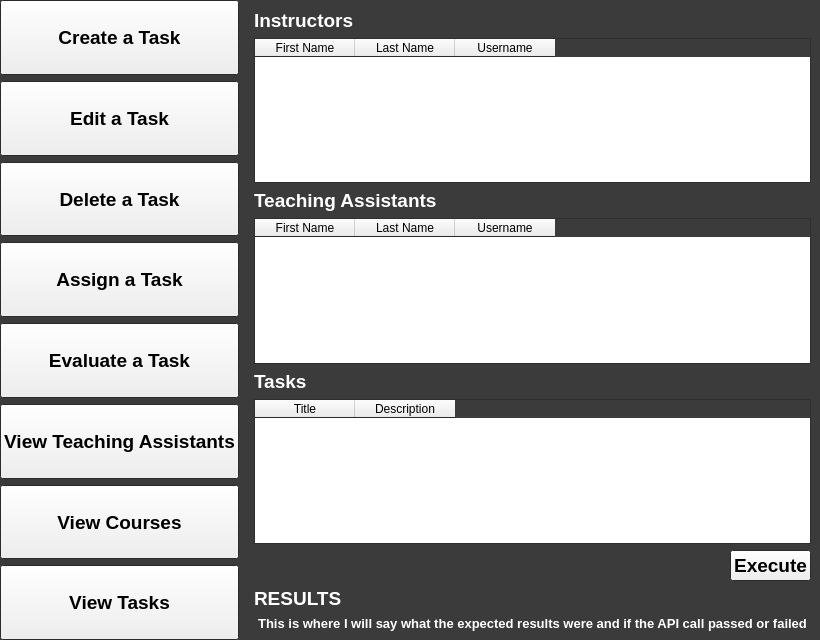
<?xml version="1.0" encoding="UTF-8"?>
<ui version="4.0">
 <class>ApiWindow</class>
 <widget class="QMainWindow" name="ApiWindow">
  <property name="geometry">
   <rect>
    <x>0</x>
    <y>0</y>
    <width>820</width>
    <height>640</height>
   </rect>
  </property>
  <property name="palette">
   <palette>
    <active>
     <colorrole role="WindowText">
      <brush brushstyle="SolidPattern">
       <color alpha="255">
        <red>239</red>
        <green>239</green>
        <blue>239</blue>
       </color>
      </brush>
     </colorrole>
     <colorrole role="Text">
      <brush brushstyle="SolidPattern">
       <color alpha="255">
        <red>225</red>
        <green>225</green>
        <blue>225</blue>
       </color>
      </brush>
     </colorrole>
     <colorrole role="Base">
      <brush brushstyle="SolidPattern">
       <color alpha="255">
        <red>255</red>
        <green>255</green>
        <blue>255</blue>
       </color>
      </brush>
     </colorrole>
     <colorrole role="Window">
      <brush brushstyle="SolidPattern">
       <color alpha="255">
        <red>59</red>
        <green>59</green>
        <blue>59</blue>
       </color>
      </brush>
     </colorrole>
    </active>
    <inactive>
     <colorrole role="WindowText">
      <brush brushstyle="SolidPattern">
       <color alpha="255">
        <red>239</red>
        <green>239</green>
        <blue>239</blue>
       </color>
      </brush>
     </colorrole>
     <colorrole role="Text">
      <brush brushstyle="SolidPattern">
       <color alpha="255">
        <red>225</red>
        <green>225</green>
        <blue>225</blue>
       </color>
      </brush>
     </colorrole>
     <colorrole role="Base">
      <brush brushstyle="SolidPattern">
       <color alpha="255">
        <red>255</red>
        <green>255</green>
        <blue>255</blue>
       </color>
      </brush>
     </colorrole>
     <colorrole role="Window">
      <brush brushstyle="SolidPattern">
       <color alpha="255">
        <red>59</red>
        <green>59</green>
        <blue>59</blue>
       </color>
      </brush>
     </colorrole>
    </inactive>
    <disabled>
     <colorrole role="WindowText">
      <brush brushstyle="SolidPattern">
       <color alpha="255">
        <red>69</red>
        <green>69</green>
        <blue>69</blue>
       </color>
      </brush>
     </colorrole>
     <colorrole role="Text">
      <brush brushstyle="SolidPattern">
       <color alpha="255">
        <red>69</red>
        <green>69</green>
        <blue>69</blue>
       </color>
      </brush>
     </colorrole>
     <colorrole role="Base">
      <brush brushstyle="SolidPattern">
       <color alpha="255">
        <red>59</red>
        <green>59</green>
        <blue>59</blue>
       </color>
      </brush>
     </colorrole>
     <colorrole role="Window">
      <brush brushstyle="SolidPattern">
       <color alpha="255">
        <red>59</red>
        <green>59</green>
        <blue>59</blue>
       </color>
      </brush>
     </colorrole>
    </disabled>
   </palette>
  </property>
  <property name="font">
   <font>
    <family>Helvetica Neue</family>
    <pointsize>14</pointsize>
    <weight>75</weight>
    <bold>true</bold>
   </font>
  </property>
  <property name="windowTitle">
   <string>Prototype I</string>
  </property>
  <widget class="QWidget" name="centralwidget">
   <property name="palette">
    <palette>
     <active>
      <colorrole role="WindowText">
       <brush brushstyle="SolidPattern">
        <color alpha="255">
         <red>255</red>
         <green>255</green>
         <blue>255</blue>
        </color>
       </brush>
      </colorrole>
      <colorrole role="Text">
       <brush brushstyle="SolidPattern">
        <color alpha="255">
         <red>52</red>
         <green>52</green>
         <blue>52</blue>
        </color>
       </brush>
      </colorrole>
     </active>
     <inactive>
      <colorrole role="WindowText">
       <brush brushstyle="SolidPattern">
        <color alpha="255">
         <red>255</red>
         <green>255</green>
         <blue>255</blue>
        </color>
       </brush>
      </colorrole>
      <colorrole role="Text">
       <brush brushstyle="SolidPattern">
        <color alpha="255">
         <red>52</red>
         <green>52</green>
         <blue>52</blue>
        </color>
       </brush>
      </colorrole>
     </inactive>
     <disabled>
      <colorrole role="WindowText">
       <brush brushstyle="SolidPattern">
        <color alpha="255">
         <red>69</red>
         <green>69</green>
         <blue>69</blue>
        </color>
       </brush>
      </colorrole>
      <colorrole role="Text">
       <brush brushstyle="SolidPattern">
        <color alpha="255">
         <red>69</red>
         <green>69</green>
         <blue>69</blue>
        </color>
       </brush>
      </colorrole>
     </disabled>
    </palette>
   </property>
   <layout class="QHBoxLayout" name="horizontalLayout">
    <property name="margin">
     <number>0</number>
    </property>
    <item>
     <widget class="QWidget" name="buttonWidget" native="true">
      <property name="sizePolicy">
       <sizepolicy hsizetype="Maximum" vsizetype="Preferred">
        <horstretch>0</horstretch>
        <verstretch>0</verstretch>
       </sizepolicy>
      </property>
      <layout class="QVBoxLayout" name="verticalLayout">
       <property name="margin">
        <number>0</number>
       </property>
       <item>
        <widget class="QPushButton" name="newTaskButton">
         <property name="sizePolicy">
          <sizepolicy hsizetype="Minimum" vsizetype="Expanding">
           <horstretch>0</horstretch>
           <verstretch>0</verstretch>
          </sizepolicy>
         </property>
         <property name="font">
          <font>
           <family>Helvetica Neue</family>
           <pointsize>14</pointsize>
           <weight>75</weight>
           <bold>true</bold>
          </font>
         </property>
         <property name="text">
          <string>Create a Task</string>
         </property>
        </widget>
       </item>
       <item>
        <widget class="QPushButton" name="editTaskButton">
         <property name="sizePolicy">
          <sizepolicy hsizetype="Minimum" vsizetype="Expanding">
           <horstretch>0</horstretch>
           <verstretch>0</verstretch>
          </sizepolicy>
         </property>
         <property name="font">
          <font>
           <family>Helvetica Neue</family>
           <pointsize>14</pointsize>
           <weight>75</weight>
           <bold>true</bold>
          </font>
         </property>
         <property name="text">
          <string>Edit a Task</string>
         </property>
        </widget>
       </item>
       <item>
        <widget class="QPushButton" name="deleteTaskButton">
         <property name="sizePolicy">
          <sizepolicy hsizetype="Minimum" vsizetype="Expanding">
           <horstretch>0</horstretch>
           <verstretch>0</verstretch>
          </sizepolicy>
         </property>
         <property name="font">
          <font>
           <family>Helvetica Neue</family>
           <pointsize>14</pointsize>
           <weight>75</weight>
           <bold>true</bold>
          </font>
         </property>
         <property name="text">
          <string>Delete a Task</string>
         </property>
        </widget>
       </item>
       <item>
        <widget class="QPushButton" name="assignTaskButton">
         <property name="sizePolicy">
          <sizepolicy hsizetype="Minimum" vsizetype="Expanding">
           <horstretch>0</horstretch>
           <verstretch>0</verstretch>
          </sizepolicy>
         </property>
         <property name="font">
          <font>
           <family>Helvetica Neue</family>
           <pointsize>14</pointsize>
           <weight>75</weight>
           <bold>true</bold>
          </font>
         </property>
         <property name="text">
          <string>Assign a Task</string>
         </property>
        </widget>
       </item>
       <item>
        <widget class="QPushButton" name="evaluateTaskButton">
         <property name="sizePolicy">
          <sizepolicy hsizetype="Minimum" vsizetype="Expanding">
           <horstretch>0</horstretch>
           <verstretch>0</verstretch>
          </sizepolicy>
         </property>
         <property name="font">
          <font>
           <family>Helvetica Neue</family>
           <pointsize>14</pointsize>
           <weight>75</weight>
           <bold>true</bold>
          </font>
         </property>
         <property name="text">
          <string>Evaluate a Task</string>
         </property>
        </widget>
       </item>
       <item>
        <widget class="QPushButton" name="viewTaButton">
         <property name="sizePolicy">
          <sizepolicy hsizetype="Minimum" vsizetype="Expanding">
           <horstretch>0</horstretch>
           <verstretch>0</verstretch>
          </sizepolicy>
         </property>
         <property name="font">
          <font>
           <family>Helvetica Neue</family>
           <pointsize>14</pointsize>
           <weight>75</weight>
           <bold>true</bold>
          </font>
         </property>
         <property name="text">
          <string>View Teaching Assistants</string>
         </property>
        </widget>
       </item>
       <item>
        <widget class="QPushButton" name="viewCourseButton">
         <property name="sizePolicy">
          <sizepolicy hsizetype="Minimum" vsizetype="Expanding">
           <horstretch>0</horstretch>
           <verstretch>0</verstretch>
          </sizepolicy>
         </property>
         <property name="font">
          <font>
           <family>Helvetica Neue</family>
           <pointsize>14</pointsize>
           <weight>75</weight>
           <bold>true</bold>
          </font>
         </property>
         <property name="text">
          <string>View Courses</string>
         </property>
        </widget>
       </item>
       <item>
        <widget class="QPushButton" name="viewTaskButton">
         <property name="sizePolicy">
          <sizepolicy hsizetype="Minimum" vsizetype="Expanding">
           <horstretch>0</horstretch>
           <verstretch>0</verstretch>
          </sizepolicy>
         </property>
         <property name="font">
          <font>
           <family>Helvetica Neue</family>
           <pointsize>14</pointsize>
           <weight>75</weight>
           <bold>true</bold>
          </font>
         </property>
         <property name="text">
          <string>View Tasks</string>
         </property>
        </widget>
       </item>
      </layout>
     </widget>
    </item>
    <item>
     <widget class="QWidget" name="resultsWidget" native="true">
      <property name="sizePolicy">
       <sizepolicy hsizetype="Preferred" vsizetype="Preferred">
        <horstretch>0</horstretch>
        <verstretch>0</verstretch>
       </sizepolicy>
      </property>
      <property name="font">
       <font>
        <underline>true</underline>
       </font>
      </property>
      <layout class="QVBoxLayout" name="verticalLayout_2">
       <property name="margin">
        <number>0</number>
       </property>
       <item>
        <widget class="QStackedWidget" name="stackedWidget">
         <property name="font">
          <font>
           <underline>false</underline>
          </font>
         </property>
         <property name="currentIndex">
          <number>3</number>
         </property>
         <widget class="QWidget" name="defaultPage">
          <layout class="QVBoxLayout" name="verticalLayout_3">
           <item>
            <widget class="QLabel" name="label">
             <property name="font">
              <font>
               <family>Ubuntu</family>
               <weight>50</weight>
               <bold>false</bold>
               <underline>false</underline>
              </font>
             </property>
             <property name="text">
              <string> Select an API call from the list on the left and the results of the specified API call will be displayed in this area</string>
             </property>
             <property name="alignment">
              <set>Qt::AlignCenter</set>
             </property>
             <property name="wordWrap">
              <bool>true</bool>
             </property>
            </widget>
           </item>
          </layout>
         </widget>
         <widget class="QWidget" name="newTaskPage">
          <layout class="QVBoxLayout" name="verticalLayout_4">
           <item>
            <widget class="QLabel" name="label_2">
             <property name="text">
              <string>1</string>
             </property>
             <property name="alignment">
              <set>Qt::AlignCenter</set>
             </property>
            </widget>
           </item>
          </layout>
         </widget>
         <widget class="QWidget" name="editTaskPage">
          <layout class="QVBoxLayout" name="verticalLayout_5">
           <item>
            <widget class="QLabel" name="label_3">
             <property name="text">
              <string>2</string>
             </property>
             <property name="alignment">
              <set>Qt::AlignCenter</set>
             </property>
            </widget>
           </item>
          </layout>
         </widget>
         <widget class="QWidget" name="deleteTaskPage">
          <layout class="QVBoxLayout" name="verticalLayout_6">
           <item>
            <widget class="QLabel" name="dt_instructorText">
             <property name="text">
              <string>Instructors</string>
             </property>
            </widget>
           </item>
           <item>
            <widget class="QTableWidget" name="dt_instructorTable">
             <column>
              <property name="text">
               <string>First Name</string>
              </property>
             </column>
             <column>
              <property name="text">
               <string>Last Name</string>
              </property>
             </column>
             <column>
              <property name="text">
               <string>Username</string>
              </property>
             </column>
            </widget>
           </item>
           <item>
            <widget class="QLabel" name="dt_taTableText">
             <property name="text">
              <string>Teaching Assistants</string>
             </property>
             <property name="alignment">
              <set>Qt::AlignLeading|Qt::AlignLeft|Qt::AlignVCenter</set>
             </property>
            </widget>
           </item>
           <item>
            <widget class="QTableWidget" name="dt_taTable">
             <column>
              <property name="text">
               <string>First Name</string>
              </property>
             </column>
             <column>
              <property name="text">
               <string>Last Name</string>
              </property>
             </column>
             <column>
              <property name="text">
               <string>Username</string>
              </property>
             </column>
            </widget>
           </item>
           <item>
            <widget class="QLabel" name="dt_taskText">
             <property name="text">
              <string>Tasks</string>
             </property>
            </widget>
           </item>
           <item>
            <widget class="QTableWidget" name="dt_taskTable">
             <column>
              <property name="text">
               <string>Title</string>
              </property>
             </column>
             <column>
              <property name="text">
               <string>Description</string>
              </property>
             </column>
            </widget>
           </item>
           <item>
            <layout class="QHBoxLayout" name="dt_horizontalLayout1">
             <item>
              <spacer name="horizontalSpacer">
               <property name="orientation">
                <enum>Qt::Horizontal</enum>
               </property>
               <property name="sizeHint" stdset="0">
                <size>
                 <width>40</width>
                 <height>20</height>
                </size>
               </property>
              </spacer>
             </item>
             <item>
              <widget class="QPushButton" name="dt_execute">
               <property name="text">
                <string>Execute</string>
               </property>
              </widget>
             </item>
            </layout>
           </item>
           <item>
            <widget class="QLabel" name="dt_resultsTitleText">
             <property name="text">
              <string>RESULTS</string>
             </property>
            </widget>
           </item>
           <item>
            <widget class="QLabel" name="dt_resultsText">
             <property name="font">
              <font>
               <pointsize>10</pointsize>
              </font>
             </property>
             <property name="text">
              <string>This is where I will say what the expected results were and if the API call passed or failed</string>
             </property>
             <property name="alignment">
              <set>Qt::AlignCenter</set>
             </property>
             <property name="wordWrap">
              <bool>true</bool>
             </property>
            </widget>
           </item>
          </layout>
         </widget>
         <widget class="QWidget" name="assignTaskPage">
          <layout class="QVBoxLayout" name="verticalLayout_7">
           <item>
            <widget class="QLabel" name="label_5">
             <property name="text">
              <string>4</string>
             </property>
             <property name="alignment">
              <set>Qt::AlignCenter</set>
             </property>
            </widget>
           </item>
          </layout>
         </widget>
         <widget class="QWidget" name="evaluateTaskPage">
          <layout class="QVBoxLayout" name="verticalLayout_8">
           <item>
            <widget class="QLabel" name="label_6">
             <property name="text">
              <string>5</string>
             </property>
             <property name="alignment">
              <set>Qt::AlignCenter</set>
             </property>
            </widget>
           </item>
          </layout>
         </widget>
         <widget class="QWidget" name="viewTaPage">
          <layout class="QVBoxLayout" name="verticalLayout_9">
           <item>
            <widget class="QLabel" name="taTableText">
             <property name="text">
              <string>List of All Teaching Assistants for an Instructor</string>
             </property>
             <property name="alignment">
              <set>Qt::AlignCenter</set>
             </property>
            </widget>
           </item>
           <item>
            <widget class="QTableWidget" name="taTable">
             <column>
              <property name="text">
               <string>First Name</string>
              </property>
             </column>
             <column>
              <property name="text">
               <string>Last Name</string>
              </property>
             </column>
             <column>
              <property name="text">
               <string>User Name</string>
              </property>
             </column>
            </widget>
           </item>
          </layout>
         </widget>
         <widget class="QWidget" name="viewTaskPage">
          <layout class="QVBoxLayout" name="verticalLayout_10">
           <item>
            <widget class="QLabel" name="label_8">
             <property name="text">
              <string>7</string>
             </property>
             <property name="alignment">
              <set>Qt::AlignCenter</set>
             </property>
            </widget>
           </item>
          </layout>
         </widget>
         <widget class="QWidget" name="viewTaskPage_2">
          <layout class="QVBoxLayout" name="verticalLayout_11">
           <item>
            <widget class="QLabel" name="label_9">
             <property name="text">
              <string>8</string>
             </property>
             <property name="alignment">
              <set>Qt::AlignCenter</set>
             </property>
            </widget>
           </item>
          </layout>
         </widget>
        </widget>
       </item>
      </layout>
     </widget>
    </item>
   </layout>
  </widget>
  <widget class="QMenuBar" name="menubar">
   <property name="geometry">
    <rect>
     <x>0</x>
     <y>0</y>
     <width>820</width>
     <height>31</height>
    </rect>
   </property>
  </widget>
 </widget>
 <resources/>
 <connections/>
 <designerdata>
  <property name="gridDeltaX">
   <number>10</number>
  </property>
  <property name="gridDeltaY">
   <number>10</number>
  </property>
  <property name="gridSnapX">
   <bool>true</bool>
  </property>
  <property name="gridSnapY">
   <bool>true</bool>
  </property>
  <property name="gridVisible">
   <bool>true</bool>
  </property>
 </designerdata>
</ui>
